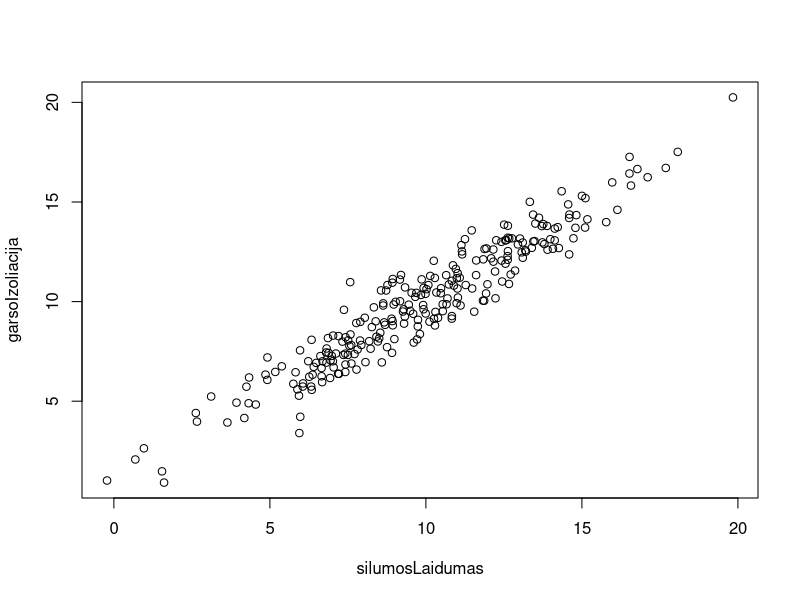
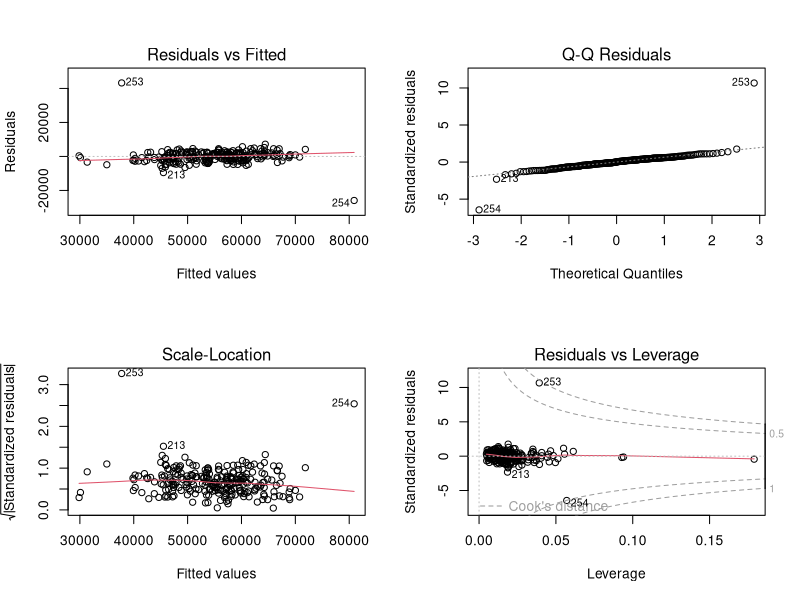
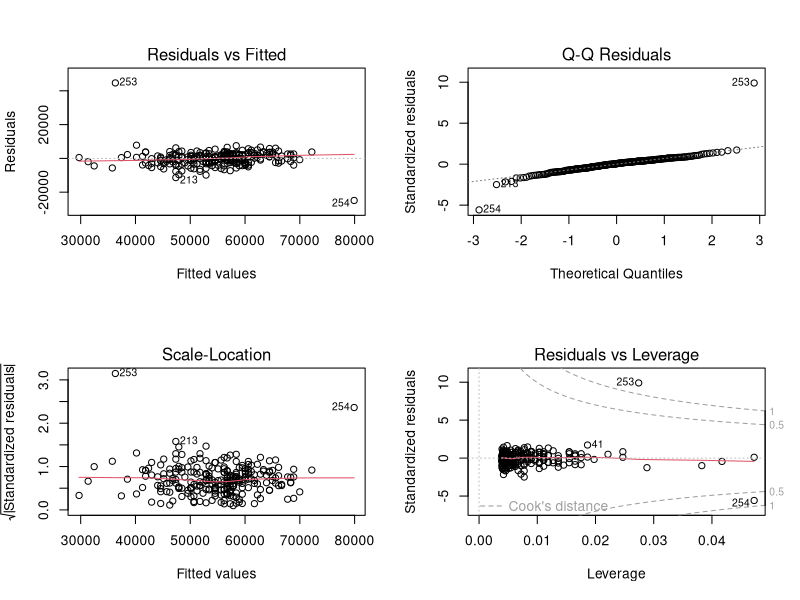
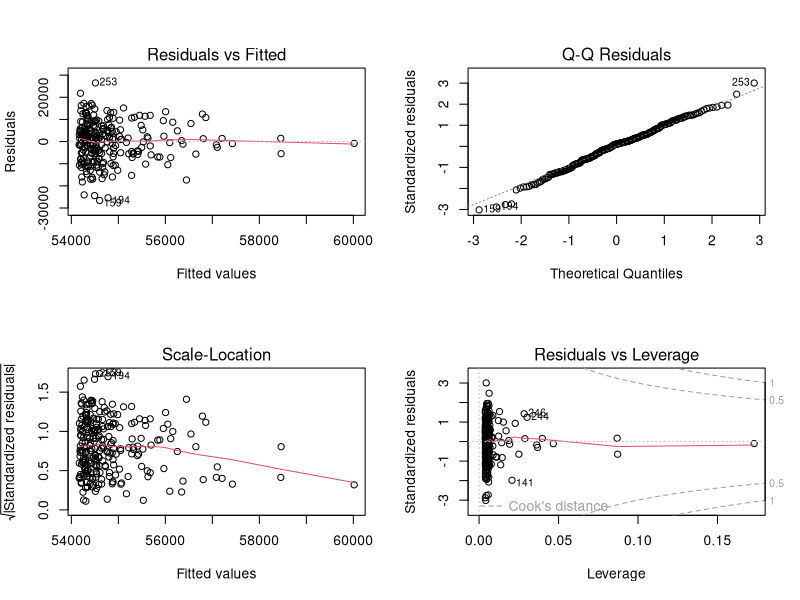

These charts were generated, in order, by the following R code:
## ---- chunk 1
getwd()#pažiūrime direktorija, kur yra mūsų failas
file.exists("data.csv")#įsitikiname ar failas "data.csv" tikrai egzistuoja
dat <- read.csv2("data.csv")#nuskaitomi duomenys
attach(dat)
summary(dat)#peržvelge duomenys
## ---- chunk 2
cor(dat)#galime matyti,kad šilomos laidumas ir garso izoliacija koreliuoja
## ---- chunk 3
cor(silumosLaidumas,garsoIzoliacija)
#koreliacija yra labai stipri 
plot(silumosLaidumas,garsoIzoliacija)#koreliacija šių dviejų dydžių grafiškai
## ---- chunk 4
library(car)
mod1 <- lm(kaina ~ plotas+aukstas+silumosLaidumas+garsoIzoliacija+atstumasIkiPrekybosCentro, data = dat)
summary(mod1)
## ---- chunk 5
vif(mod1)
## ---- chunk 6
izoliacija= (dat[,4] + dat[,5])/2
## ---- chunk 7
dat1=dat[,c(-4,-5)]#ištrinami stulpeliai garsoIzoliacija ir silumosLaidumas
dat1[,"izoliacija"]<-izoliacija #pridedamas naujas stulpelis izoliacija
## ---- chunk 8
mod2<-lm(kaina ~ plotas + aukstas + izoliacija + atstumasIkiPrekybosCentro, data=dat1)
summary(mod2)
par(mfrow=c(2,2))
plot(mod2)
## ---- chunk 9
mod3<-lm(kaina ~ plotas)
summary(influence.measures(mod3))#253 ir 254 eilutėje yra išskirtys
par(mfrow=c(2,2))
plot(mod3)
mod4<-lm(kaina ~ aukstas)
summary(influence.measures(mod4))#neturi išskirčių
mod5<-lm(kaina ~ izoliacija)
summary(influence.measures(mod5))#neturi išskirčių
mod6<-lm(kaina ~ atstumasIkiPrekybosCentro)
summary(influence.measures(mod6))#neturi išskirčių
## ---- chunk 10
dat2=dat1[c(-253,-254),]#pašalinamos išskirtys
## ---- chunk 11
mod7<-lm(kaina ~ plotas + aukstas + izoliacija + atstumasIkiPrekybosCentro, data=dat2)
summary(mod7)
#matome, kad atstumas iki prekybos centro nereikšmingas,vadinasi galima, jį išmesti
## ---- chunk 12
dat3=dat2[,c(-4)]#pašalinamas atstumas iki prekybos centro
## ---- chunk 13
mod<-lm(kaina ~ plotas + aukstas + izoliacija, data=dat3)
summary(mod)#visi parametrai reikšmingi
par(mfrow=c(2,2))
plot(mod6)
## ---- chunk 14
summary(influence.measures(mod))#išskirčių nėra
## ---- chunk 15
vif(mod)#nėra multikoliniarumos problemos
## ---- chunk 16
ncvTest(mod)#p=0,1045487>0,05 H0 atmesti negalime, vadinasi modelis geras t.y(duomenys homoskedastiški)
## ---- chunk 17
durbinWatsonTest(mod)#p-value=0,296>0,05, H0 atmesti negalime, vdinasi modelyje nėra autokorelecijos problemos
